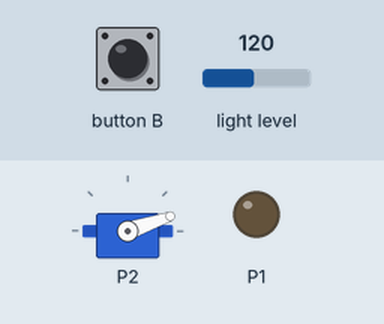
The program below on a simulated BBC micro:bit (MakeCode). Parts: servo, output pins drawn as LEDs (lit = HIGH). Dashed ring = blinking. The inputs (shaded band) are chosen by the test bench; at power-on: light level 120.

Above: at 1.2 s.
1.3 s: button B pressed for 0.15 s
At 1.4 s:
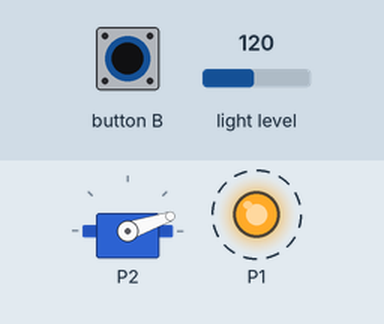
4.3 s: button B pressed for 3.2 s
At 8.5 s:
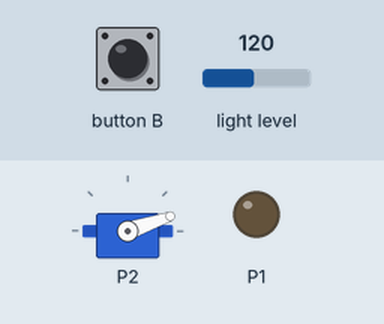
Timing chart, 0 to 10.0 s (numbered marks = the images above; inputs shaded):
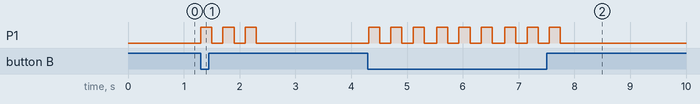

The program:

main.ts
```typescript
basic.forever(function () {
    if (input.buttonIsPressed(Button.B)) {
        pins.digitalWritePin(DigitalPin.P1, 1)
        basic.pause(200)
        pins.digitalWritePin(DigitalPin.P1, 0)
        basic.pause(200)
        pins.digitalWritePin(DigitalPin.P1, 1)
        basic.pause(200)
        pins.digitalWritePin(DigitalPin.P1, 0)
        basic.pause(200)
        pins.digitalWritePin(DigitalPin.P1, 1)
        basic.pause(200)
        pins.digitalWritePin(DigitalPin.P1, 0)
        basic.pause(200)
    }
})
basic.forever(function () {
    if (input.lightLevel() < 0) {
        pins.servoWritePin(AnalogPin.P2, 180)
    } else {
        pins.servoWritePin(AnalogPin.P2, 19)
    }
})
basic.forever(function () {
    if (true) {
        music.startMelody(music.builtInMelody(Melodies.Dadadadum), MelodyOptions.Once)
    }
})
```

test.ts
```typescript
// 在此处测试；当此软件包作为插件使用时，将不会编译此软件包。
```

Measured:
- after the input at 1.3 s, P1: alternates HIGH for 0.20 s and LOW for 0.20 s, 6 changes in all, then stays LOW, starting at once
- after the input at 4.3 s, P1: alternates HIGH for 0.20 s and LOW for 0.20 s, 18 changes in all, then stays LOW, starting at once
